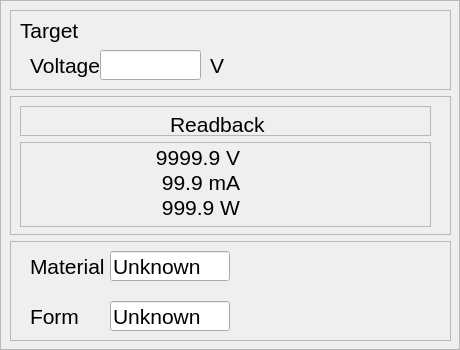
                <widget class="QFrame" name="target">
                 <property name="font">
                  <font>
                   <pointsize>16</pointsize>
                   <weight>50</weight>
                   <bold>false</bold>
                  </font>
                 </property>
                 <property name="styleSheet">
                  <string notr="true">#target {
    border: 5px solid  rgb(65, 0, 97);
    border-radius: 6px;  /* optional: rounded corners */
}</string>
                 </property>
                 <property name="frameShape">
                  <enum>QFrame::StyledPanel</enum>
                 </property>
                 <property name="frameShadow">
                  <enum>QFrame::Raised</enum>
                 </property>
                 <widget class="QWidget" name="verticalLayoutWidget_10">
                  <property name="geometry">
                   <rect>
                    <x>10</x>
                    <y>10</y>
                    <width>441</width>
                    <height>331</height>
                   </rect>
                  </property>
                  <property name="font">
                   <font>
                    <pointsize>16</pointsize>
                    <weight>50</weight>
                    <bold>false</bold>
                   </font>
                  </property>
                  <layout class="QVBoxLayout" name="verticalLayout_9">
                   <item>
                    <widget class="QFrame" name="frame_4">
                     <property name="sizePolicy">
                      <sizepolicy hsizetype="Preferred" vsizetype="Fixed">
                       <horstretch>0</horstretch>
                       <verstretch>0</verstretch>
                      </sizepolicy>
                     </property>
                     <property name="minimumSize">
                      <size>
                       <width>0</width>
                       <height>80</height>
                      </size>
                     </property>
                     <property name="font">
                      <font>
                       <pointsize>16</pointsize>
                       <weight>50</weight>
                       <bold>false</bold>
                      </font>
                     </property>
                     <property name="frameShape">
                      <enum>QFrame::StyledPanel</enum>
                     </property>
                     <property name="frameShadow">
                      <enum>QFrame::Raised</enum>
                     </property>
                     <widget class="QLabel" name="targetLabel_2">
                      <property name="geometry">
                       <rect>
                        <x>10</x>
                        <y>0</y>
                        <width>121</width>
                        <height>41</height>
                       </rect>
                      </property>
                      <property name="font">
                       <font>
                        <family>Arial</family>
                        <pointsize>16</pointsize>
                        <weight>50</weight>
                        <bold>false</bold>
                       </font>
                      </property>
                      <property name="text">
                       <string>Target</string>
                      </property>
                     </widget>
                     <widget class="QLabel" name="label_6">
                      <property name="geometry">
                       <rect>
                        <x>20</x>
                        <y>40</y>
                        <width>80</width>
                        <height>30</height>
                       </rect>
                      </property>
                      <property name="font">
                       <font>
                        <pointsize>16</pointsize>
                        <weight>50</weight>
                        <bold>false</bold>
                       </font>
                      </property>
                      <property name="text">
                       <string>Voltage:</string>
                      </property>
                     </widget>
                     <widget class="QLineEdit" name="targetVoltageSetpointEntry">
                      <property name="enabled">
                       <bool>true</bool>
                      </property>
                      <property name="geometry">
                       <rect>
                        <x>90</x>
                        <y>40</y>
                        <width>101</width>
                        <height>30</height>
                       </rect>
                      </property>
                      <property name="font">
                       <font>
                        <pointsize>16</pointsize>
                        <weight>50</weight>
                        <bold>false</bold>
                       </font>
                      </property>
                      <property name="clearButtonEnabled">
                       <bool>false</bool>
                      </property>
                     </widget>
                     <widget class="QLabel" name="label_8">
                      <property name="geometry">
                       <rect>
                        <x>200</x>
                        <y>40</y>
                        <width>25</width>
                        <height>30</height>
                       </rect>
                      </property>
                      <property name="font">
                       <font>
                        <pointsize>16</pointsize>
                        <weight>50</weight>
                        <bold>false</bold>
                       </font>
                      </property>
                      <property name="text">
                       <string>V</string>
                      </property>
                     </widget>
                     <widget class="QLabel" name="targetLockLabel">
                      <property name="geometry">
                       <rect>
                        <x>350</x>
                        <y>5</y>
                        <width>70</width>
                        <height>70</height>
                       </rect>
                      </property>
                      <property name="font">
                       <font>
                        <pointsize>16</pointsize>
                        <weight>50</weight>
                        <bold>false</bold>
                       </font>
                      </property>
                      <property name="text">
                       <string/>
                      </property>
                      <property name="pixmap">
                       <pixmap resource="resources.qrc">:/icons/images/padlock_icon.png</pixmap>
                      </property>
                      <property name="scaledContents">
                       <bool>true</bool>
                      </property>
                     </widget>
                     <widget class="QLabel" name="targetStatusLED">
                      <property name="geometry">
                       <rect>
                        <x>300</x>
                        <y>20</y>
                        <width>40</width>
                        <height>40</height>
                       </rect>
                      </property>
                      <property name="font">
                       <font>
                        <pointsize>16</pointsize>
                        <weight>50</weight>
                        <bold>false</bold>
                       </font>
                      </property>
                      <property name="text">
                       <string/>
                      </property>
                      <property name="pixmap">
                       <pixmap resource="resources.qrc">:/icons/images/dim_green_light.png</pixmap>
                      </property>
                      <property name="scaledContents">
                       <bool>true</bool>
                      </property>
                     </widget>
                    </widget>
                   </item>
                   <item>
                    <widget class="QFrame" name="targetReadbackFrame">
                     <property name="font">
                      <font>
                       <pointsize>16</pointsize>
                       <weight>50</weight>
                       <bold>false</bold>
                      </font>
                     </property>
                     <property name="styleSheet">
                      <string notr="true"/>
                     </property>
                     <property name="frameShape">
                      <enum>QFrame::StyledPanel</enum>
                     </property>
                     <property name="frameShadow">
                      <enum>QFrame::Raised</enum>
                     </property>
                     <widget class="QWidget" name="verticalLayoutWidget">
                      <property name="geometry">
                       <rect>
                        <x>10</x>
                        <y>10</y>
                        <width>411</width>
                        <height>121</height>
                       </rect>
                      </property>
                      <property name="font">
                       <font>
                        <pointsize>16</pointsize>
                        <weight>50</weight>
                        <bold>false</bold>
                       </font>
                      </property>
                      <layout class="QVBoxLayout" name="verticalLayout">
                       <item>
                        <widget class="QFrame" name="frame_9">
                         <property name="sizePolicy">
                          <sizepolicy hsizetype="Preferred" vsizetype="Fixed">
                           <horstretch>0</horstretch>
                           <verstretch>0</verstretch>
                          </sizepolicy>
                         </property>
                         <property name="minimumSize">
                          <size>
                           <width>0</width>
                           <height>30</height>
                          </size>
                         </property>
                         <property name="font">
                          <font>
                           <pointsize>16</pointsize>
                           <weight>50</weight>
                           <bold>false</bold>
                          </font>
                         </property>
                         <property name="frameShape">
                          <enum>QFrame::StyledPanel</enum>
                         </property>
                         <property name="frameShadow">
                          <enum>QFrame::Raised</enum>
                         </property>
                         <widget class="QLabel" name="label_18">
                          <property name="geometry">
                           <rect>
                            <x>150</x>
                            <y>10</y>
                            <width>100</width>
                            <height>16</height>
                           </rect>
                          </property>
                          <property name="font">
                           <font>
                            <pointsize>16</pointsize>
                            <weight>50</weight>
                            <bold>false</bold>
                           </font>
                          </property>
                          <property name="text">
                           <string>Readback</string>
                          </property>
                         </widget>
                        </widget>
                       </item>
                       <item>
                        <widget class="QFrame" name="frame_2">
                         <property name="font">
                          <font>
                           <pointsize>16</pointsize>
                           <weight>50</weight>
                           <bold>false</bold>
                          </font>
                         </property>
                         <property name="frameShape">
                          <enum>QFrame::StyledPanel</enum>
                         </property>
                         <property name="frameShadow">
                          <enum>QFrame::Raised</enum>
                         </property>
                         <widget class="QLabel" name="targetVoltageReadbackLabel">
                          <property name="geometry">
                           <rect>
                            <x>70</x>
                            <y>0</y>
                            <width>150</width>
                            <height>30</height>
                           </rect>
                          </property>
                          <property name="font">
                           <font>
                            <pointsize>16</pointsize>
                            <weight>50</weight>
                            <bold>false</bold>
                           </font>
                          </property>
                          <property name="text">
                           <string>9999.9 V</string>
                          </property>
                          <property name="alignment">
                           <set>Qt::AlignRight|Qt::AlignTrailing|Qt::AlignVCenter</set>
                          </property>
                         </widget>
                         <widget class="QLabel" name="targetPowerReadbackLabel">
                          <property name="geometry">
                           <rect>
                            <x>70</x>
                            <y>50</y>
                            <width>150</width>
                            <height>30</height>
                           </rect>
                          </property>
                          <property name="font">
                           <font>
                            <pointsize>16</pointsize>
                            <weight>50</weight>
                            <bold>false</bold>
                           </font>
                          </property>
                          <property name="text">
                           <string>999.9 W</string>
                          </property>
                          <property name="alignment">
                           <set>Qt::AlignRight|Qt::AlignTrailing|Qt::AlignVCenter</set>
                          </property>
                         </widget>
                         <widget class="QLabel" name="targetCurrentReadbackLabel">
                          <property name="geometry">
                           <rect>
                            <x>70</x>
                            <y>25</y>
                            <width>150</width>
                            <height>30</height>
                           </rect>
                          </property>
                          <property name="font">
                           <font>
                            <pointsize>16</pointsize>
                            <weight>50</weight>
                            <bold>false</bold>
                           </font>
                          </property>
                          <property name="text">
                           <string>99.9 mA</string>
                          </property>
                          <property name="alignment">
                           <set>Qt::AlignRight|Qt::AlignTrailing|Qt::AlignVCenter</set>
                          </property>
                         </widget>
                        </widget>
                       </item>
                      </layout>
                     </widget>
                    </widget>
                   </item>
                   <item>
                    <widget class="QFrame" name="targetInfoFrame">
                     <property name="sizePolicy">
                      <sizepolicy hsizetype="Preferred" vsizetype="Fixed">
                       <horstretch>0</horstretch>
                       <verstretch>0</verstretch>
                      </sizepolicy>
                     </property>
                     <property name="minimumSize">
                      <size>
                       <width>0</width>
                       <height>100</height>
                      </size>
                     </property>
                     <property name="font">
                      <font>
                       <pointsize>16</pointsize>
                       <weight>50</weight>
                       <bold>false</bold>
                      </font>
                     </property>
                     <property name="styleSheet">
                      <string notr="true"/>
                     </property>
                     <property name="frameShape">
                      <enum>QFrame::StyledPanel</enum>
                     </property>
                     <property name="frameShadow">
                      <enum>QFrame::Raised</enum>
                     </property>
                     <widget class="QLabel" name="label_9">
                      <property name="geometry">
                       <rect>
                        <x>20</x>
                        <y>10</y>
                        <width>80</width>
                        <height>30</height>
                       </rect>
                      </property>
                      <property name="font">
                       <font>
                        <pointsize>16</pointsize>
                        <weight>50</weight>
                        <bold>false</bold>
                       </font>
                      </property>
                      <property name="text">
                       <string>Material</string>
                      </property>
                     </widget>
                     <widget class="QLabel" name="label_10">
                      <property name="geometry">
                       <rect>
                        <x>20</x>
                        <y>60</y>
                        <width>80</width>
                        <height>30</height>
                       </rect>
                      </property>
                      <property name="font">
                       <font>
                        <pointsize>16</pointsize>
                        <weight>50</weight>
                        <bold>false</bold>
                       </font>
                      </property>
                      <property name="text">
                       <string>Form</string>
                      </property>
                     </widget>
                     <widget class="QLineEdit" name="targetMaterialEntry">
                      <property name="geometry">
                       <rect>
                        <x>100</x>
                        <y>10</y>
                        <width>120</width>
                        <height>30</height>
                       </rect>
                      </property>
                      <property name="font">
                       <font>
                        <pointsize>16</pointsize>
                        <weight>50</weight>
                        <bold>false</bold>
                       </font>
                      </property>
                      <property name="text">
                       <string>Unknown</string>
                      </property>
                     </widget>
                     <widget class="QLineEdit" name="targetFormEntry">
                      <property name="geometry">
                       <rect>
                        <x>100</x>
                        <y>60</y>
                        <width>120</width>
                        <height>30</height>
                       </rect>
                      </property>
                      <property name="font">
                       <font>
                        <pointsize>16</pointsize>
                        <weight>50</weight>
                        <bold>false</bold>
                       </font>
                      </property>
                      <property name="text">
                       <string>Unknown</string>
                      </property>
                     </widget>
                    </widget>
                   </item>
                  </layout>
                 </widget>
                </widget>
